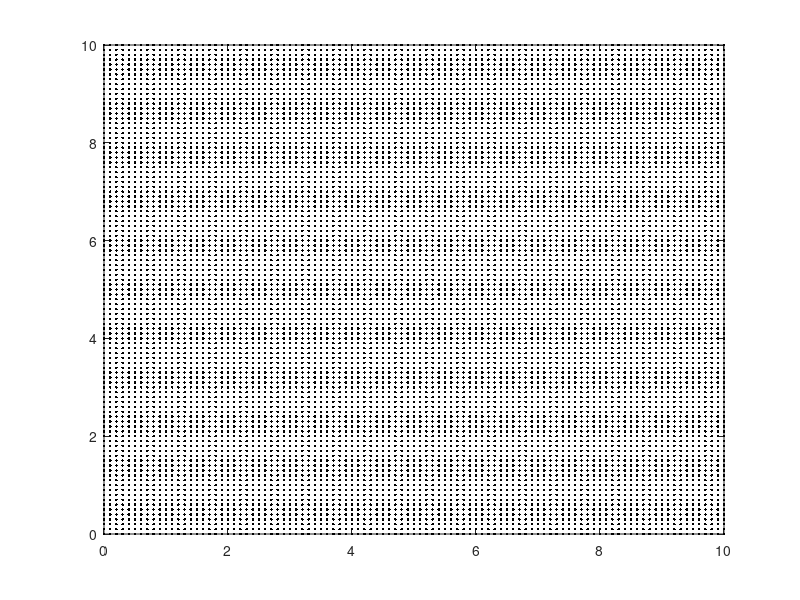

This figure's MATLAB source: (Note: this script raises an error after producing the figure.)
clc
close all
clear all

% Grid definition
x = 0:.1:10;
y = 0:.1:10;

% Maximum nunber of grid points
maxind = x(1,end)/0.1;

% Start point
x_agent = [1];
y_agent = [1];

Act = zeros(length(x),length(y));
V = zeros(length(x),length(y));

% Plot the grid as per definition
[xx,yy] = meshgrid(x,y);

figure;
plot(xx,yy,'k.')
hold on;

% Goal coordinate
x_goal = 9;
y_goal = 9;

x_start = 1;
y_start = 1;

[i_x,i_y]= xy_to_indices(x_goal,y_goal);
ix_goal = i_x;
iy_goal = i_y;

i_do_nth = [i_x,i_y];

Act(i_x,i_y) = 0;
plot(x_goal,y_goal,'ro')

% Non buffered obstacles to plot
obs_non_buffered = [6 1.5 10 2.5;
                    6.5 5.5 10 6.5;
                    0 8.5 3.5 10;
                    0 3 1 7;
                    1 3 2 4;
                    5.2 1.5 6 8.5;
                    3 5 4 6.5;
                    7 9 8 10;
                    3 2 4 4];

% Need to solve the problem
obs_locs = [6 1.5 10 2.5;
            6.5 5.5 10 7;
            0 8 4 10;
            0 3 1.5 7;
            1 3 2.5 4;
            5 1.5 6 9;
            3 5 4 7;
            7 8.5 8 10;
            3 2 4 4];

for i = 1:size(obs_locs,1)
     patch( [obs_locs(i,1) obs_locs(i,1)  obs_locs(i,3) obs_locs(i,3)  ], ...
        [obs_locs(i,2) obs_locs(i,4)  obs_locs(i,4) obs_locs(i,2)  ],'r' );    
    
    [ix_obs_st,iy_obs_st]= xy_to_indices( obs_locs(i,1), obs_locs(i,2));
    [ix_obs_en,iy_obs_en]= xy_to_indices( obs_locs(i,3), obs_locs(i,4));
    
    Act(ix_obs_st:ix_obs_en,iy_obs_st:iy_obs_en) =  200;
end

close all
figure;
% Costs at the obstacle grids
V = 4000*ones(size(Act));
gam = .9;
filename = ['Value_growth' num2str(i) '.gif'];
changed = 1;
i_V = 1;
while changed == 1
    changed = 0;
    V_old = V;
    for i_x = 1:length(x)
        for i_y = 1:length(y)
            
            if (i_x == ix_goal) &&(i_y == iy_goal)
                if V(i_x,i_y) > 0
                    changed = 1;
                    V(i_x,i_y) = 0;
                end
            end
            
            if Act(i_x,i_y) ~= 200;
                iv_x = [1 -1 0 0 1 -1 1  -1];
                iv_y = [0 0 -1 1  1 -1 -1 1];
                V_new = [];
                for i_v = 1:8,
                    val = check_ind(i_x+iv_x(i_v),i_y+iv_y(i_v),maxind);
                    if val == 1
                        V_new  = V(i_x+iv_x(i_v),i_y+iv_y(i_v)) + 10*sqrt(iv_x(i_v)^2+iv_y(i_v)^2);
                        
                        if V_new< V(i_x,i_y)
                            V(i_x,i_y) = V_new;
                            changed = 1;
                            
                        end
                    end
                end
                
                
            else
                V(i_x,i_y) = 4000;
            end
        end
    end
    
    
    surf(yy,xx,V_old);xlabel('X');ylabel('Y');zlabel('Value')
    title(['Value after ' num2str(i_V) ' iterations.'])
    % axes of cost plot
    axis([0 10 0 10 -200 5100])
    view(i_V*3,30);
    frame = getframe(1);
    im = frame2im(frame);
    [imind,cm] = rgb2ind(im,256);
    if i_V == 1;
        imwrite(imind,cm,filename,'gif', 'Loopcount',inf,'DelayTime',.1);
    else
        imwrite(imind,cm,filename,'gif','WriteMode','append','DelayTime',.1);
    end
    i_V = i_V+1;
end

for i = i_V:i_V+60
    surf(yy,xx,V);xlabel('X');ylabel('Y');zlabel('Value')
    title(['Value after ' num2str(i) ' iterations (Converged).'])
    % axes of cost plot
    axis([0 10 0 10 -200 5100])
    view(i*3,30);
    frame = getframe(1);
    im = frame2im(frame);
    [imind,cm] = rgb2ind(im,256);
    imwrite(imind,cm,filename,'gif','WriteMode','append','DelayTime',.1);
    
end

filename = ['Obs_Avoidance' num2str(i) '.gif'];
close all

figure;
plot(xx,yy,'k.')
hold on;
for i = 1:size(obs_locs,1)
    patch( [obs_locs(i,1) obs_locs(i,1)  obs_locs(i,3) obs_locs(i,3)  ], ...
        [obs_locs(i,2) obs_locs(i,4)  obs_locs(i,4) obs_locs(i,2)  ],'g' );
end

% for i = 1:size(obs_locs,1)
%     patch( [obs_locs(i,1)-0.2 obs_locs(i,1)-0.2  obs_locs(i,3)-0.2 obs_locs(i,3)-0.2], ...
%         [obs_locs(i,2)-0.2 obs_locs(i,4)-0.2  obs_locs(i,4)-0.2 obs_locs(i,2)-0.2],'g' );
% end

Va = [];
hold on;
i_move = 1;
k = 1;

for i = 1:length(x_agent)
    [i_x,i_y]= xy_to_indices(x_agent(i),y_agent(i));
    stop_mov = 0;
    while stop_mov == 0
        iv_x = [1 -1 0 0 1 -1 1  -1];
                iv_y = [0 0 -1 1  1 -1 -1 1];
        for i_v = 1:8,
            Va(i_v) = V(i_x+iv_x(i_v),i_y+iv_y(i_v)) + 10*sqrt(iv_x(i_v)^2+iv_y(i_v)^2);
        end
        
        [V_min , i_vmin]= min(Va);
        x_agent(i) = x( i_x+iv_x(i_vmin));
        y_agent(i) = y( i_y+iv_y(i_vmin));
        path_cord(1,k) = x_agent(i);
        path_cord(2,k) = y_agent(i);
        plot(x_agent(i),y_agent(i),'bx')
        plot(x_agent(i),y_agent(i),'b*')
        
        if (i_x==ix_goal)&&(i_y==iy_goal)
            stop_mov = 1;
        end
        
         frame = getframe(1);
         im = frame2im(frame);
        [imind,cm] = rgb2ind(im,256);
        if i_move == 1;
            imwrite(imind,cm,filename,'gif', 'Loopcount',inf,'DelayTime',.1);
        else
            imwrite(imind,cm,filename,'gif','WriteMode','append','DelayTime',.1);
        end
        i_move = i_move+1;       
        [i_x,i_y]= xy_to_indices(x_agent(i),y_agent(i));
        pause(0.01);
        k = k + 1;
    end
end

% Path smoothing and plotting
new_way = path_cord;

for i = 2:length(path_cord)-1
    new_way(:,i) = new_way(:,i) + 0.5*(path_cord(:,i) - new_way(:,i)) + 0.1*(new_way(:,i-1) - 2*new_way(:,i) + new_way(:,i+1));
end

for i = 1:length(new_way)
    plot(new_way(1,i),new_way(2,i),'ro')
    frame = getframe(1);
    im = frame2im(frame);
    pause(0.01);
end

% Trajectory design


% Design observer for x_dd = ux and y_dd = uy
% observer_design